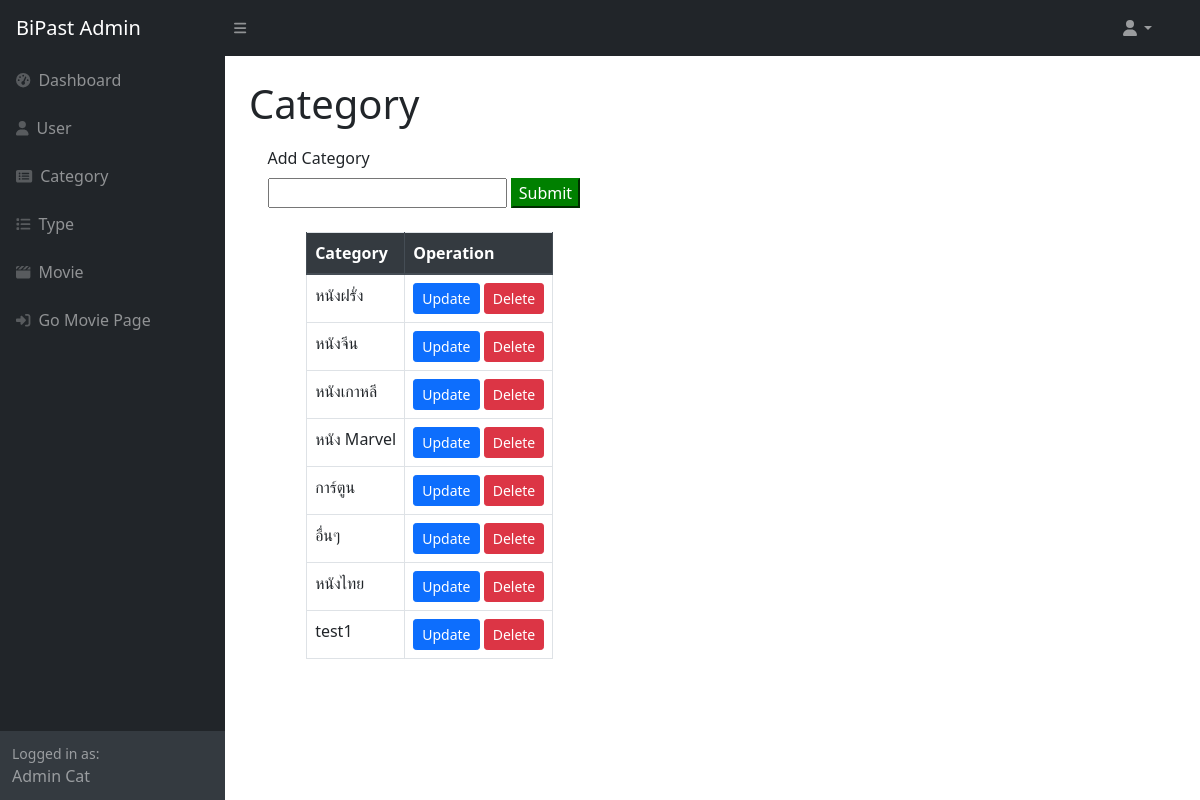
The page /adminpage2.php (signed in) on the database its author committed.
### tables this page shows
CREATE TABLE `category` (
  `id_category` int(11) NOT NULL,
  `name_category` varchar(100) NOT NULL
);

### adminpage2.php (the view, shortened to what this page needs)
<?php
    include('connection.php');
?>
<!DOCTYPE html>
<html lang="en">
    <head>
        <link rel="stylesheet" href="https://cdn.jsdelivr.net/npm/bootstrap@4.3.1/dist/css/bootstrap.min.css">
        <link href="https://cdn.jsdelivr.net/npm/simple-datatables@latest/dist/style.css" rel="stylesheet" />
        <link href="admincss/styles.css" rel="stylesheet" />
        <link rel="stylesheet" href="https://cdn.datatables.net/1.11.5/css/dataTables.bootstrap5.min.css">
    </head>
    <body class="sb-nav-fixed">
        <nav class="sb-topnav navbar navbar-expand navbar-dark bg-dark">
            <a class="navbar-brand ps-3" href="adminpage.php">BiPast Admin</a>
            <button class="btn btn-link btn-sm order-1 order-lg-0 me-4 me-lg-0" id="sidebarToggle" href="#!"><i class="fas fa-bars"></i></button>
            <ul class="navbar-nav ms-auto ms-md-0 me-3 me-lg-4">
                <li class="nav-item dropdown">
                    <a class="nav-link dropdown-toggle" id="navbarDropdown" href="#" role="button" data-bs-toggle="dropdown" aria-expanded="false"><i class="fas fa-user fa-fw"></i></a>
                </li>
            </ul>
        </nav>
        <div id="layoutSidenav">
            <div id="layoutSidenav_nav">
                <nav class="sb-sidenav accordion sb-sidenav-dark" id="sidenavAccordion">
                    <div class="sb-sidenav-menu">
                        <div class="nav">
                            <a class="nav-link" href="adminpage.php">
                                <div class="sb-nav-link-icon"><i class="fas fa-tachometer-alt"></i></div>
                                Dashboard
                            </a>
                            <a class="nav-link collapsed" href="adminpage1.php">
                                <div class="sb-nav-link-icon"><i class="fas fa-user"></i></div>
                                User
                            </a>
                            <a class="nav-link collapsed" href="adminpage2.php">
                                <div class="sb-nav-link-icon"><i class="fas fa-rectangle-list"></i></div>
                                Category
                            </a>
                            <a class="nav-link" href="adminpage3.php">
                                <div class="sb-nav-link-icon"><i class="fas fa-list"></i></div>
                                Type
                            </a>
                            <a class="nav-link" href="adminpage4.php">
                                <div class="sb-nav-link-icon"><i class="fa-solid fa-clapperboard"></i></div>
                                Movie
                            </a>
                            <a class="nav-link" href="userpage.php">
                                <div class="sb-nav-link-icon"><i class="fa-solid fa-right-to-bracket"></i></div>
                                Go Movie Page
                            </a>
                        </div>
                    </div>
                    <div class="sb-sidenav-footer">
                        <div class="small">Logged in as:</div>
                        Admin <?php echo $_SESSION['user']?>
                    </div>
                </nav>
            </div>
            <div id="layoutSidenav_content">
                <main>
                    <div class="container-fluid px-4">
                        <h1 class="mt-4">Category</h1>
                        <form action="<?php echo $_SERVER['PHP_SELF']; ?>" method="POST" style="padding-top:10px;margin-left:2%;">
                            <label for="textcategory">Add Category</label>
                            <br>
                            <input type="text" id="category" name="category" style="">
                            <input type="submit" value="Submit" name="submit" style="color:white;background-color:green;border-color:green;">
                        </form>
                        <div class="container">
                            <br>
                            <table style="margin-left:5%;" id="" class="table table-bordered w-auto">
                                <thead class="thead-dark">
                                    <tr>
                                    <th   scope="col">Category</th>
                                    <th   scope="col">Operation</th>
                                    </tr>
                                </thead>
                                <tbody>
                                    <?php
                                        $result=mysqli_query($conn,"SELECT * FROM category ORDER BY id_category ASC");
                                        if($result){
                                            while($row=mysqli_fetch_assoc($result)){
                                                $id_category=$row['id_category'];
                                                $category=$row['name_category'];
                                                echo '<tr>
                                                <td>'.$category.'</td>
                                                <td>
                                                <a href="#"><button class="btn btn-primary btn-sm updatebtn" type="submit" id="'.$id_category.'" >Update</button></a>
                                                <a href="deletecategorydb.php?id='.$id_category.'" onclick="return checkDelete()"><button class="btn btn-danger btn-sm" type="submit">Delete</button></a>
                                                </td>
                                                </tr>';
                                            }
                                        }
                                    ?>
                                </tbody>
                                </table>
                        </div>
                    </div>
            </div>
        </div>
    </body>
</html>

### rows shown on the page
category: name_category "หนังฝรั่ง"
category: name_category "หนังจีน"
category: name_category "หนังเกาหลี"
category: name_category "หนัง Marvel"
category: name_category "การ์ตูน"
category: name_category "อื่นๆ"
category: name_category "หนังไทย"
category: name_category "test1"

### other values the page prints
$_SESSION['user'] "Cat"
